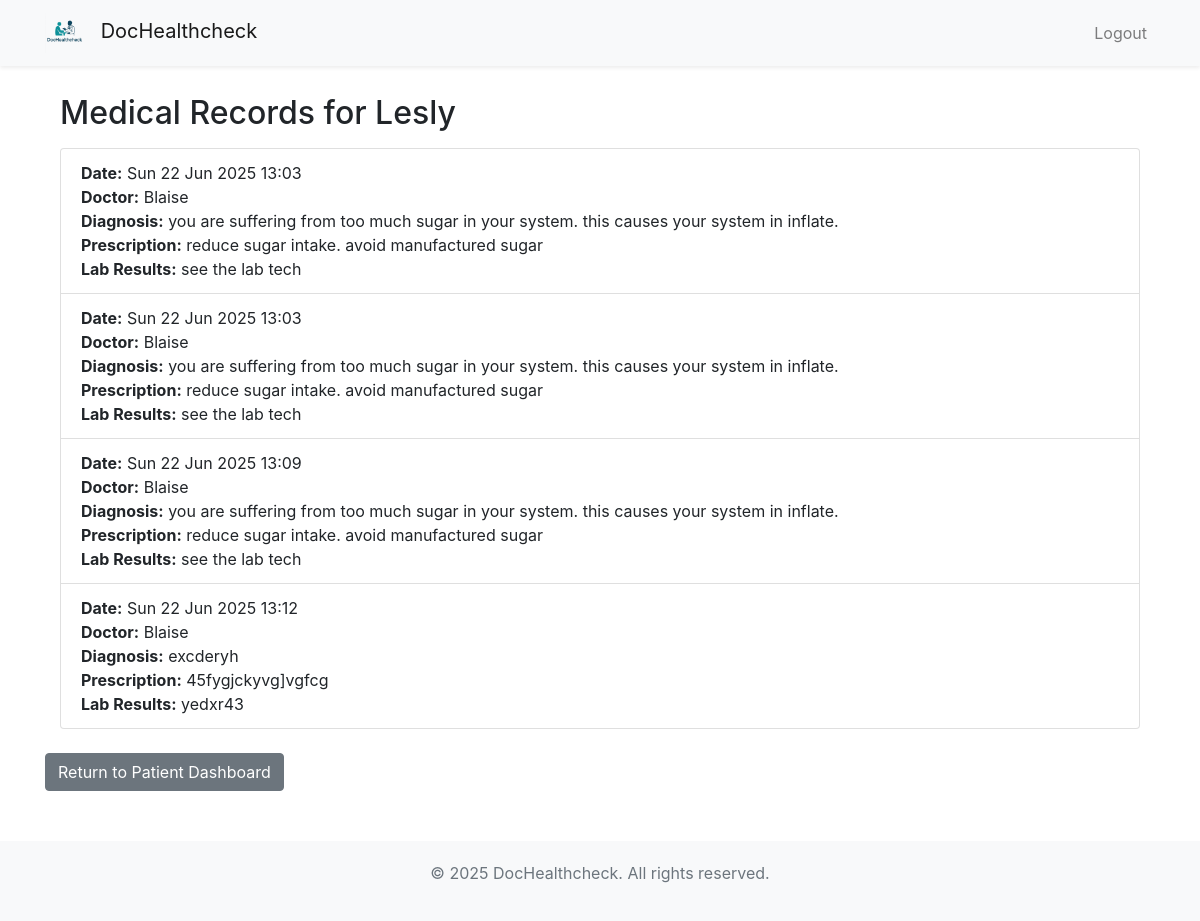
The page /patient/2/records/ (signed in) on the database its author committed.
### MHCapp/models.py (models this page shows, shortened)
class Patient(models.Model):
    user = models.OneToOneField(User, on_delete=models.CASCADE)
    date_of_birth = models.DateField(null=True, blank=True, verbose_name="Date of Birth")
    medical_history = models.TextField(blank=True, verbose_name="Medical History")

class User(AbstractUser):
    is_patient = models.BooleanField(default=False)
    is_doctor = models.BooleanField(default=False)

class MedicalRecord(models.Model):
    patient = models.ForeignKey(Patient, on_delete=models.CASCADE)
    doctor = models.ForeignKey(Doctor, on_delete=models.CASCADE)
    diagnosis = models.TextField()
    prescription = models.TextField()
    lab_results = models.TextField()
    created_at = models.DateTimeField(auto_now_add=True)
    class Meta:
        permissions = [
            ("can_add_record", "Can add medical record"),
            ("can_view_record", "Can view medical record"),
        ]

class Doctor(models.Model):
    user = models.OneToOneField(User, on_delete=models.CASCADE)
    specialization = models.CharField(max_length=100)

### MHCapp/views.py (the view)
# urls.py: path('patient/<int:patient_id>/records/', views.view_patient_records, name='view_patient_records'),  # Doctor view
@login_required
def view_patient_records(request, patient_id):
    patient = get_object_or_404(Patient, id=patient_id)
    if hasattr(request.user, 'patient') and request.user.patient.id != patient.id:
        raise PermissionDenied
    if not hasattr(request.user, 'patient') and not hasattr(request.user, 'doctor'):
        raise PermissionDenied
    records = MedicalRecord.objects.filter(patient=patient).select_related('doctor')
    return render(request, 'MHCapp/view_patient_records.html', {
        'patient': patient,
        'records': records
    })

### MHCapp/templates/MHCapp/view_patient_records.html
{% extends 'MHCapp/base.html' %}
{% block content %}
  <div class="container mt-4">
    <h2>Medical Records for {{ patient.user.username|capfirst }}</h2>
    {% if records %}
      <ul class="list-group mt-3">
        {% for record in records %}
          <li class="list-group-item">
            <strong>Date:</strong> {{ record.created_at|date:"D d M Y H:i" }}<br>
            <strong>Doctor:</strong> {{ record.doctor.user.username|capfirst }}<br>
            <strong>Diagnosis:</strong> {{ record.diagnosis }}<br>
            <strong>Prescription:</strong> {{ record.prescription }}<br>
            <strong>Lab Results:</strong> {{ record.lab_results }}
          </li>
        {% endfor %}
      </ul>
    {% else %}
      <p class="mt-3 text-muted">No medical records found for this patient.</p>
    {% endif %}
  </div>
  {% if user.is_authenticated %}
  {% if user.doctor %}
    <a href="{% url 'doctor_dashboard' %}" class="btn btn-secondary mt-4">Return to Doctor Dashboard</a>
  {% elif user.patient %}
    <a href="{% url 'patient_dashboard' %}" class="btn btn-secondary mt-4">Return to Patient Dashboard</a>
  {% endif %}
{% endif %}
{% endblock %}

### MHCapp/templates/MHCapp/base.html (style rules this page uses)
body { padding-top: 70px; }

### rows shown on the page
Patient: user.username "Lesly"
MedicalRecord: created_at "Sun 22 Jun 2025 13:03", doctor.user.username "Blaise", diagnosis "you are suffering from too much sugar in your system. this causes your system in inflate.", prescription "reduce sugar intake. avoid manufactured sugar", lab_results "see the lab tech"
MedicalRecord: created_at "Sun 22 Jun 2025 13:03", doctor.user.username "Blaise", diagnosis "you are suffering from too much sugar in your system. this causes your system in inflate.", prescription "reduce sugar intake. avoid manufactured sugar", lab_results "see the lab tech"
MedicalRecord: created_at "Sun 22 Jun 2025 13:09", doctor.user.username "Blaise", diagnosis "you are suffering from too much sugar in your system. this causes your system in inflate.", prescription "reduce sugar intake. avoid manufactured sugar", lab_results "see the lab tech"
MedicalRecord: created_at "Sun 22 Jun 2025 13:12", doctor.user.username "Blaise", diagnosis "excderyh", prescription "45fygjckyvg]vgfcg", lab_results "yedxr43"
